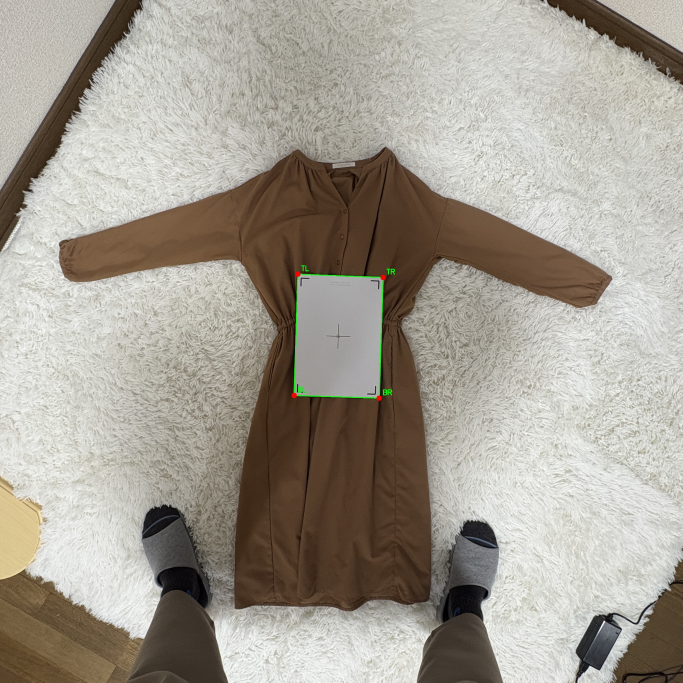
#> input picture tools/ai-measure-test/a4_detect_debug.jpg, 2048 x 2048 px (shown at 1/3 size)
$ python -i test_cv_ai.py   (imports and definitions only)
#> lines starting #> are read from the running program, lines starting #| are printed output that depends on the picture; after the words box and inside, x2 and y2 are one past the last pixel; in counts of white or black regions, pixels touching at a corner belong together; long printed decimals are rounded
#!/usr/bin/env python3
"""
CV+AI 2段階パイプライン テスト

ステップ1: OpenCVでA4用紙検出 → スケール算出
ステップ2: GPT-4oにスケール渡してキーポイント特定のみ

使い方:
  python test_cv_ai.py IMG_1722.jpg --actual "shoulderWidth=57,sleeveLength=50,bodyLength_cb=49,bodyWidth=51"
"""

import os
import sys
import json
import base64
import argparse
import numpy as np
import cv2
from pathlib import Path
from openai import OpenAI

# ─── 設定 ───
MODEL = "gpt-4o"
MAX_TOKENS = 4096
TEMPERATURE = 0.0
A4_WIDTH_CM = 21.0
A4_HEIGHT_CM = 29.7
MAX_IMAGE_SIZE = 2048

# ─── ステップ1: OpenCVでA4用紙検出 ───

def detect_a4_paper(image_path):
    """A4用紙の4角を検出し、scaleCmPerPxを算出"""
#> called with image_path = 'a4_detect_debug.jpg'
    img = cv2.imread(image_path)
#> img is the input picture: shape (2048, 2048, 3); mean B, G, R 147.7, 158.3, 164.4
    if img is None:
        print(f"ERROR: 画像を読み込めません: {image_path}")
        return None

    h, w = img.shape[:2]
    print(f"元画像サイズ: {w}x{h}")
#| 元画像サイズ: 2048x2048

    # リサイズ（処理用）
    scale_factor = 1.0
    if max(w, h) > MAX_IMAGE_SIZE:
        scale_factor = MAX_IMAGE_SIZE / max(w, h)
        img = cv2.resize(img, (int(w * scale_factor), int(h * scale_factor)))
        h, w = img.shape[:2]
        print(f"処理用リサイズ: {w}x{h} (scale_factor={scale_factor:.4f})")

    # グレースケール変換
    gray = cv2.cvtColor(img, cv2.COLOR_BGR2GRAY)
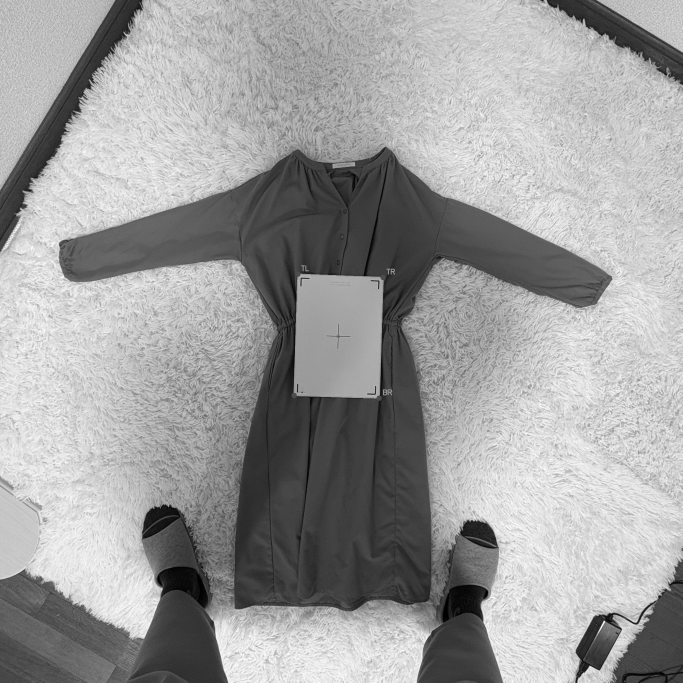
#> gray: shape (2048, 2048) (shown at 1/3 size); min 0, max 255, mean 158.9

    # A4用紙は白いので、明るい領域を抽出
    # 適応的二値化
    blurred = cv2.GaussianBlur(gray, (5, 5), 0)

    # 方法1: 白い矩形を検出（閾値法）
    _, thresh = cv2.threshold(blurred, 180, 255, cv2.THRESH_BINARY)
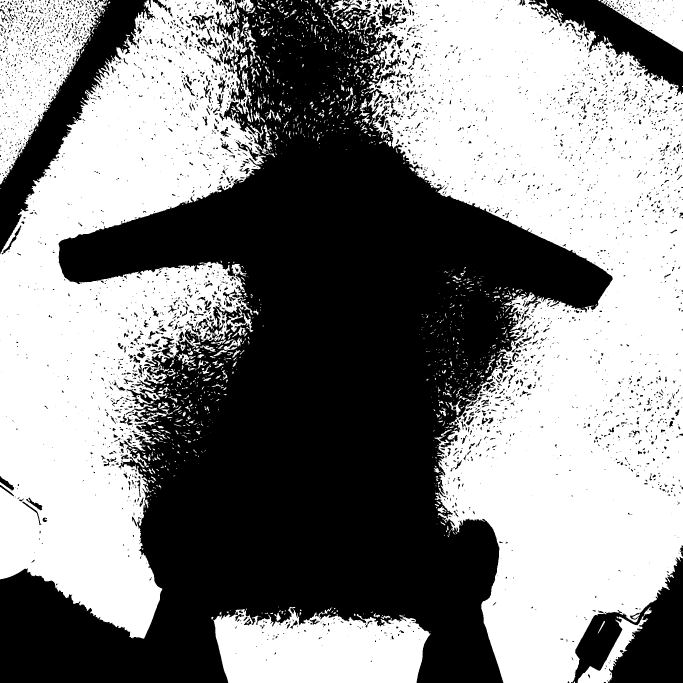
#> thresh: shape (2048, 2048) (shown at 1/3 size); 52.7% white; 4098 black regions (3016 under 20 px), largest, box (x1, y1, x2, y2) and area: (0, 0, 1838, 2048) 1715799, (0, 0, 466, 762) 74138, (1713, 1670, 2048, 2048) 62236

    # ノイズ除去
    kernel = np.ones((5, 5), np.uint8)
    thresh = cv2.morphologyEx(thresh, cv2.MORPH_CLOSE, kernel, iterations=2)
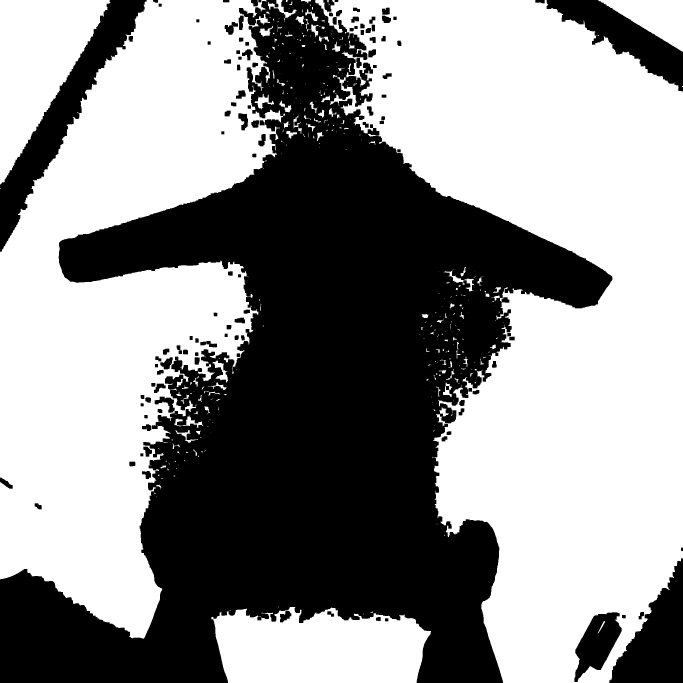
#> thresh: shape (2048, 2048) (shown at 1/3 size); 57.2% white; 120 black regions, largest, box (x1, y1, x2, y2) and area: (0, 0, 1837, 2048) 1601167, (0, 0, 440, 755) 67407, (1828, 1675, 2048, 2048) 43449
    thresh = cv2.morphologyEx(thresh, cv2.MORPH_OPEN, kernel, iterations=1)
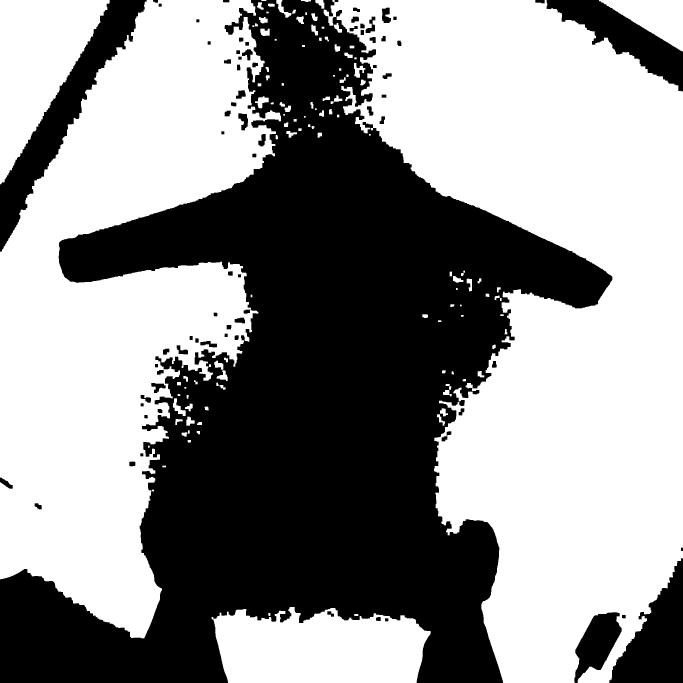
#> thresh: shape (2048, 2048) (shown at 1/3 size); 56.9% white; 74 black regions

    # 輪郭検出
    contours, _ = cv2.findContours(thresh, cv2.RETR_EXTERNAL, cv2.CHAIN_APPROX_SIMPLE)
#> contours = 123 contours, 5 with area under 20; largest, box (x1, y1, x2, y2) and area: (971, 0, 2048, 2048) 1252318, (0, 0, 843, 1915) 885000, (635, 1821, 1292, 2048) 120129, (0, 0, 329, 553) 94915, (1797, 0, 2048, 154) 19444

    best_rect = None
    best_score = 0

    for contour in contours:
        area = cv2.contourArea(contour)
        # A4用紙は画像の一定割合を占めるはず（小さすぎるものは除外）
        if area < (w * h * 0.01):  # 画像面積の1%以下は除外
            continue

        # 多角形近似
        peri = cv2.arcLength(contour, True)
        approx = cv2.approxPolyDP(contour, 0.02 * peri, True)

        # 4角形のみ対象
        if len(approx) == 4:
            # 凸性チェック
            if not cv2.isContourConvex(approx):
                continue

            # 縦横比チェック（A4 = 1.414）
            rect = cv2.minAreaRect(contour)
            box_w, box_h = rect[1]
            if box_w == 0 or box_h == 0:
                continue
            aspect = max(box_w, box_h) / min(box_w, box_h)

            # A4の縦横比 1.414 ± 0.3 の範囲
            if 1.1 < aspect < 1.7:
                score = area * (1.0 - abs(aspect - 1.414) / 1.414)
                if score > best_score:
                    best_score = score
                    best_rect = approx
#> this loop made 123 passes
#> area on passes 1, 2, 7, 8, 9, 11, 12, 13: 54.5, 38.5, 58.5, 143, 66, 96.5, 163, 386
#> after the loop, best_score = 0

    if best_rect is None:
        print("⚠️ 方法1（閾値法）で検出失敗。方法2（適応的閾値）を試行...")
        # 方法2: 適応的閾値 + 広めの二値化
        for thresh_val in [160, 140, 200]:
            _, thresh2 = cv2.threshold(blurred, thresh_val, 255, cv2.THRESH_BINARY)
            thresh2 = cv2.morphologyEx(thresh2, cv2.MORPH_CLOSE, kernel, iterations=3)
            thresh2 = cv2.morphologyEx(thresh2, cv2.MORPH_OPEN, kernel, iterations=1)
            contours2, _ = cv2.findContours(thresh2, cv2.RETR_EXTERNAL, cv2.CHAIN_APPROX_SIMPLE)
            for contour in contours2:
                area = cv2.contourArea(contour)
                if area < (w * h * 0.005):
                    continue
                peri = cv2.arcLength(contour, True)
                approx = cv2.approxPolyDP(contour, 0.02 * peri, True)
                if len(approx) == 4 and cv2.isContourConvex(approx):
                    rect = cv2.minAreaRect(contour)
                    box_w, box_h = rect[1]
                    if box_w == 0 or box_h == 0:
                        continue
                    aspect = max(box_w, box_h) / min(box_w, box_h)
                    if 1.1 < aspect < 1.8:
                        score = area * (1.0 - abs(aspect - 1.414) / 1.414)
                        if score > best_score:
                            best_score = score
                            best_rect = approx
            if best_rect is not None:
                print(f"  方法2で検出成功（閾値={thresh_val}）")
                break
#> this loop made 2 passes
#> pass 1, in detect_a4_paper, `thresh2 = cv2.morphologyEx(thresh2, cv2.MORPH_CLOSE, kernel, iteration..`:
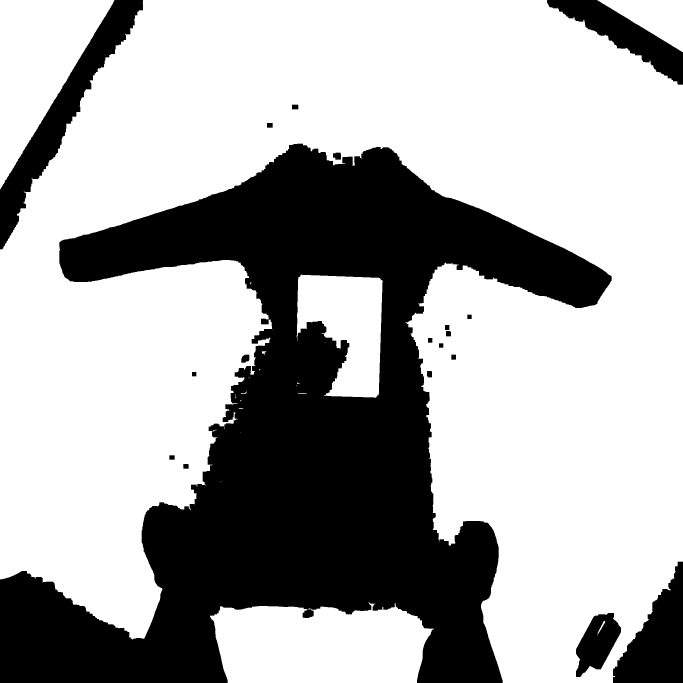
#> thresh2: shape (2048, 2048) (shown at 1/3 size); 67.2% white; 20 black regions, largest, box (x1, y1, x2, y2) and area: (0, 431, 1835, 2048) 1220018, (0, 0, 429, 748) 60706, (1839, 1685, 2048, 2048) 41964
#> pass 2, in detect_a4_paper, `_, thresh2 = cv2.threshold(blurred, thresh_val, 255, cv2.THRESH_BINARY)`:
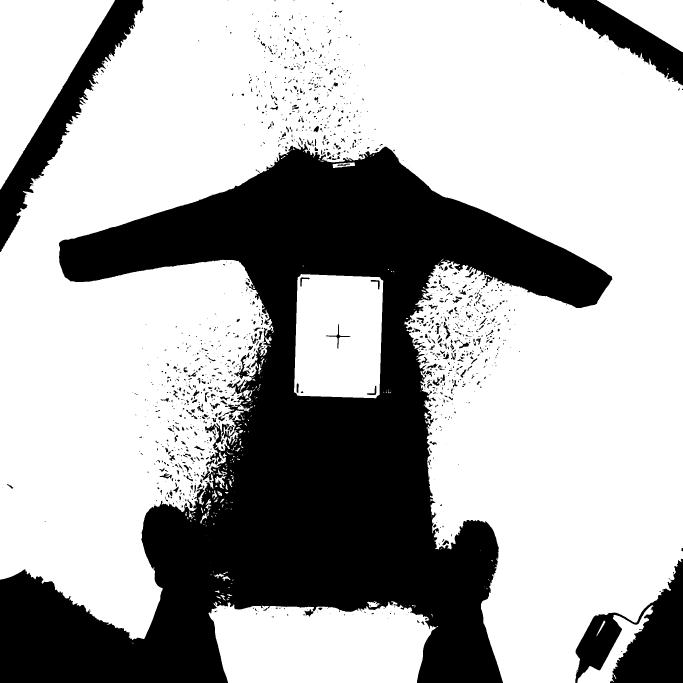
#> thresh2: shape (2048, 2048) (shown at 1/3 size); 68% white; 1425 black regions (971 under 20 px), largest, box (x1, y1, x2, y2) and area: (0, 426, 1837, 2048) 1155918, (0, 0, 431, 756) 60603, (1726, 1676, 2048, 2048) 58100
#> after the loop:
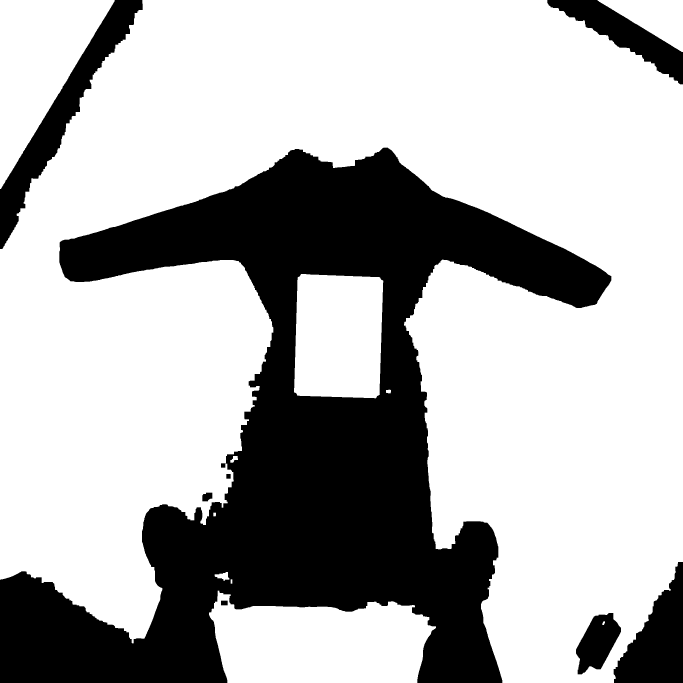
#> thresh2: shape (2048, 2048) (shown at 1/3 size); 69.7% white; 8 black regions, largest, box (x1, y1, x2, y2) and area: (0, 443, 1834, 2048) 1124670, (0, 0, 428, 747) 58407, (1841, 1686, 2048, 2048) 41155
#> after the loop, best_rect = [[903, 822], [882, 1176], [1127, 1194], [1149, 842]]; best_score = 92116.2

    if best_rect is None:
        print("⚠️ 方法2も失敗。方法3（Canny+輪郭）を試行...")
        return detect_a4_canny(img, gray, w, h, scale_factor)

    # 4点を整列（左上、右上、右下、左下）
    corners = order_corners(best_rect.reshape(4, 2))

    return process_corners(corners, w, h, scale_factor, img)


# [37 lines left out: function detect_a4_canny, not called in this run]


def order_corners(pts):
    """4点を左上、右上、右下、左下の順に並べ替え"""
    rect = np.zeros((4, 2), dtype="float32")
    s = pts.sum(axis=1)
#> s = [1725, 2058, 2321, 1991]
    rect[0] = pts[np.argmin(s)]   # 左上
    rect[2] = pts[np.argmax(s)]   # 右下
    d = np.diff(pts, axis=1)
#> d = [-81, 294, 67, -307]
#> in detect_a4_paper, `corners = order_corners(best_rect.reshape(4, 2))`: corners = [[903, 822], [1149, 842], [1127, 1194], [882, 1176]]
    rect[1] = pts[np.argmin(d)]   # 右上
    rect[3] = pts[np.argmax(d)]   # 左下
    return rect


def process_corners(corners, w, h, scale_factor, img):
    """検出した4角からスケールを算出"""
#> called with corners = array of shape (4, 2), w = 2048, h = 2048, scale_factor = 1
    tl, tr, br, bl = corners
#> tl = [903, 822]; tr = [1149, 842]; br = [1127, 1194]; bl = [882, 1176]

    # 幅（上辺と下辺の平均）
    width_top = np.linalg.norm(tr - tl)
#> width_top = 246.8
    width_bottom = np.linalg.norm(br - bl)
#> width_bottom = 245.7
    avg_width_px = (width_top + width_bottom) / 2
#> avg_width_px = 246.2

    # 高さ（左辺と右辺の平均）
    height_left = np.linalg.norm(bl - tl)
#> height_left = 354.6
    height_right = np.linalg.norm(br - tr)
#> height_right = 352.7
    avg_height_px = (height_left + height_right) / 2
#> avg_height_px = 353.7

    # 縦横比チェック
    aspect_ratio = avg_height_px / avg_width_px
#> aspect_ratio = 1.44

    # スケール算出（A4横幅=21cm基準）
    scale_cm_per_px = A4_WIDTH_CM / avg_width_px
#> scale_cm_per_px = 0.0853

    print(f"\n📐 A4用紙検出結果:")
    print(f"  左上: ({tl[0]:.0f}, {tl[1]:.0f})")
#|   左上: (903, 822)
    print(f"  右上: ({tr[0]:.0f}, {tr[1]:.0f})")
#|   右上: (1149, 842)
    print(f"  右下: ({br[0]:.0f}, {br[1]:.0f})")
#|   右下: (1127, 1194)
    print(f"  左下: ({bl[0]:.0f}, {bl[1]:.0f})")
#|   左下: (882, 1176)
    print(f"  横幅: {avg_width_px:.1f}px (上={width_top:.1f}, 下={width_bottom:.1f})")
#|   横幅: 246.2px (上=246.8, 下=245.7)
    print(f"  縦幅: {avg_height_px:.1f}px (左={height_left:.1f}, 右={height_right:.1f})")
#|   縦幅: 353.7px (左=354.6, 右=352.7)
    print(f"  縦横比: {aspect_ratio:.3f} (理論値=1.414)")
#|   縦横比: 1.436 (理論値=1.414)
    print(f"  スケール: {scale_cm_per_px:.6f} cm/px")
#|   スケール: 0.08528 cm/px

    if abs(aspect_ratio - 1.414) > 0.15:
        print(f"  ⚠️ 縦横比が理論値から乖離（遠近歪みの可能性）")

    # デバッグ画像保存
    debug_img = img.copy()
    pts = corners.astype(int)
#> pts has the same summary as corners in detect_a4_paper
    cv2.polylines(debug_img, [pts], True, (0, 255, 0), 2)
    for i, (label, pt) in enumerate(zip(['TL', 'TR', 'BR', 'BL'], pts)):
        cv2.circle(debug_img, tuple(pt), 8, (0, 0, 255), -1)
        cv2.putText(debug_img, label, (pt[0]+10, pt[1]-10), cv2.FONT_HERSHEY_SIMPLEX, 0.7, (0, 255, 0), 2)
#> this loop made 4 passes
    debug_path = "a4_detect_debug.jpg"
    cv2.imwrite(debug_path, debug_img)
    print(f"  デバッグ画像: {debug_path}")

    return {
        "corners": {
            "topLeft": [float(tl[0]), float(tl[1])],
            "topRight": [float(tr[0]), float(tr[1])],
            "bottomRight": [float(br[0]), float(br[1])],
            "bottomLeft": [float(bl[0]), float(bl[1])]
        },
        "a4WidthPx": float(avg_width_px),
        "a4HeightPx": float(avg_height_px),
        "aspectRatio": float(aspect_ratio),
        "scaleCmPerPx": float(scale_cm_per_px),
        "imageSize": [w, h]
    }


# ─── ステップ2: AI にスケール渡してキーポイント特定 ───

SYSTEM_PROMPT_V2 = """あなたは「古着の平置き採寸」専用の画像解析エンジンです。
スケール（cm/px）は事前に算出済みで提供されます。あなたの仕事は衣類の各測定項目の始点/終点のピクセル座標を特定することです。

# あなたの担当
1. 衣類カテゴリ（itemType）を判定
2. 各測定項目について、定義どおりの始点/終点の **画像上のピクセル座標** を特定
3. 提供された scaleCmPerPx を使って cm に換算

# 絶対ルール
- スケール算出は自分でやらない。提供された scaleCmPerPx をそのまま使う
- 推定禁止：始点/終点が視認できない項目は value=null
- 出力はJSONのみ
- 全項目に startPx, endPx, distancePx を必ず含める
- 採寸値はすべて平置き片面の実寸（×2しない）

# 基準点用語
- BNP: 後ろ襟ぐり中心の襟付け根
- SNP: 肩線上の首付け根位置
- ArmpitSeamPoint: 袖と身頃の縫い合わせ点（脇下）
- ShoulderPoint: 肩縫い目の端（肩先）
- CrotchPoint: 内股縫い目が交差する点

# カテゴリと測定項目
## トップス共通 (tshirt, shirt, sweatshirt, hoodie, outerwear_coat)
- bodyLength_cb（着丈）: BNP → 裾最下端（背中心線上）、vertical
- bodyWidth（身幅）: 左脇下 → 右脇下、horizontal
- shoulderWidth（肩幅）: 左肩先 → 右肩先、horizontal
- sleeveLength（袖丈）: 肩先 → 袖口端
- yukiLength（裄丈）: BNP → 肩 → 袖口端（ラグラン用）

## パンツ (pants)
- totalLength_pants（総丈）: ウエスト上端 → 裾最下端、vertical
- waistWidth（ウエスト）: 上端左 → 上端右、horizontal
- hipWidth_cfg（ヒップ）: ファスナー止まり高さの左右端
- frontRise（股上）: ウエスト上端 → 股の交差点、vertical
- inseam（股下）: 股の交差点 → 裾（内股沿い）
- thighWidth（ワタリ）: 股の交差点高さの左右端
- hemWidth（裾幅）: 裾の左右端

## スカート (skirt)
- waistWidth（ウエスト）: 上端左 → 上端右、horizontal
- hipWidth_cfg（ヒップ）: 上端から18cm下の左右端
- skirtLength（総丈）: 上端 → 裾最下端、vertical

## ワンピース (dress)
- dressLength_bnp（着丈）: BNP → 裾最下端、vertical
- bodyWidth（身幅）: 左脇下 → 右脇下、horizontal
- shoulderWidth（肩幅）: 左肩先 → 右肩先、horizontal
- sleeveLength（袖丈）: 肩先 → 袖口端
- waistWidth（ウエスト）: 切替がある場合のみ

# JSON出力構造
{
  "itemType": "...",
  "measurements": {
    "項目名": {
      "startPx": [x, y],
      "endPx": [x, y],
      "distancePx": 数値,
      "value": cm値,
      "confidence": "high/medium/low"
    }
  }
}"""


# [204 lines left out: functions resize_image_for_api, measure_with_cv_scale, parse_actual, compare_results, print_result, main, not called in this run]


# [2 lines not run here, left out]

>>> result = detect_a4_paper('a4_detect_debug.jpg')
#> result = 6 items
